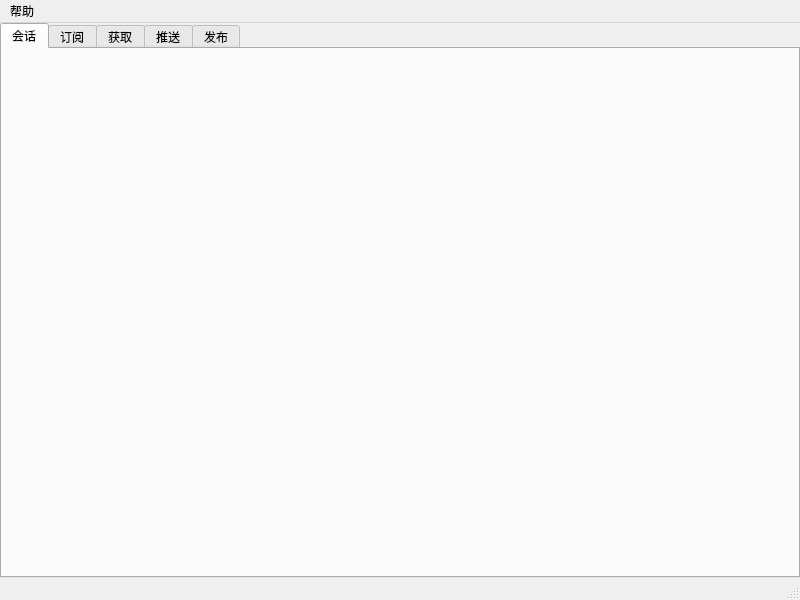
<?xml version="1.0" encoding="UTF-8"?>
<ui version="4.0">
 <class>MainWindow</class>
 <widget class="QMainWindow" name="MainWindow">
  <property name="geometry">
   <rect>
    <x>0</x>
    <y>0</y>
    <width>800</width>
    <height>600</height>
   </rect>
  </property>
  <property name="windowTitle">
   <string notr="true">Zenoh Hammer</string>
  </property>
  <widget class="QWidget" name="centralwidget">
   <layout class="QVBoxLayout" name="verticalLayout">
    <property name="spacing">
     <number>0</number>
    </property>
    <property name="leftMargin">
     <number>0</number>
    </property>
    <property name="topMargin">
     <number>0</number>
    </property>
    <property name="rightMargin">
     <number>0</number>
    </property>
    <property name="bottomMargin">
     <number>0</number>
    </property>
    <item>
     <widget class="QTabWidget" name="tabWidget">
      <property name="tabPosition">
       <enum>QTabWidget::North</enum>
      </property>
      <property name="currentIndex">
       <number>0</number>
      </property>
      <widget class="PageSession" name="tab_session">
       <attribute name="title">
        <string>会话</string>
       </attribute>
      </widget>
      <widget class="PageSub" name="tab_sub">
       <attribute name="title">
        <string>订阅</string>
       </attribute>
      </widget>
      <widget class="PageGet" name="tab_get">
       <attribute name="title">
        <string>获取</string>
       </attribute>
      </widget>
      <widget class="PagePut" name="tab_put">
       <attribute name="title">
        <string>推送</string>
       </attribute>
      </widget>
      <widget class="PagePub" name="tab_pub">
       <attribute name="title">
        <string>发布</string>
       </attribute>
      </widget>
     </widget>
    </item>
   </layout>
  </widget>
  <widget class="QMenuBar" name="menubar">
   <property name="geometry">
    <rect>
     <x>0</x>
     <y>0</y>
     <width>800</width>
     <height>24</height>
    </rect>
   </property>
   <widget class="QMenu" name="menu_help">
    <property name="title">
     <string>帮助</string>
    </property>
    <widget class="QMenu" name="menu">
     <property name="title">
      <string>语言</string>
     </property>
     <addaction name="action_langulage_zh_cn"/>
     <addaction name="action_langulage_en_us"/>
    </widget>
    <addaction name="action_about"/>
    <addaction name="menu"/>
   </widget>
   <addaction name="menu_help"/>
  </widget>
  <widget class="QStatusBar" name="statusbar"/>
  <action name="action_about">
   <property name="text">
    <string>关于</string>
   </property>
  </action>
  <action name="action_langulage_zh_cn">
   <property name="text">
    <string>中文</string>
   </property>
  </action>
  <action name="action_langulage_en_us">
   <property name="text">
    <string>英文</string>
   </property>
  </action>
 </widget>
 <customwidgets>
  <customwidget>
   <class>PageSession</class>
   <extends>QWidget</extends>
   <header>src/page_session/page_session.h</header>
   <container>1</container>
  </customwidget>
  <customwidget>
   <class>PageSub</class>
   <extends>QWidget</extends>
   <header>src/page_sub/page_sub.h</header>
   <container>1</container>
  </customwidget>
  <customwidget>
   <class>PageGet</class>
   <extends>QWidget</extends>
   <header>src/page_get/page_get.h</header>
   <container>1</container>
  </customwidget>
  <customwidget>
   <class>PagePub</class>
   <extends>QWidget</extends>
   <header>src/page_pub/page_pub.h</header>
   <container>1</container>
  </customwidget>
  <customwidget>
   <class>PagePut</class>
   <extends>QWidget</extends>
   <header>src/page_put/page_put.h</header>
   <container>1</container>
  </customwidget>
 </customwidgets>
 <resources/>
 <connections/>
</ui>
